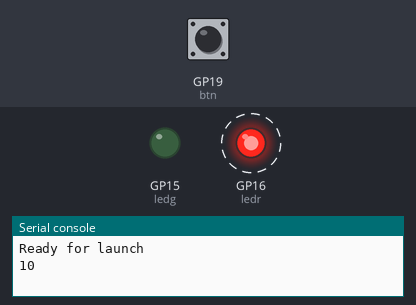
Bench run of a program on a simulated Raspberry Pi Pico running CircuitPython. Shown: output pins drawn as LEDs (lit = HIGH), the last lines printed to the serial console. Dashed ring = blinking. The test bench sets the inputs (shaded band); at power-on: GP19 (btn) HIGH. At 12.0 s the program ends and the board releases its pins; the recording ends there.

Above: at 0.1 s.
At 10.1 s:
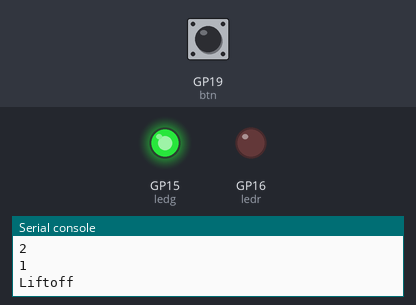
Timing chart, 0 to 12.0 s (numbered marks = the images above):
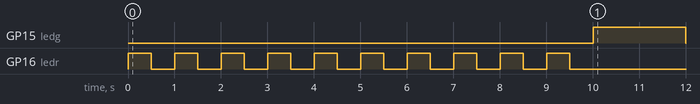

Measured:
- by itself, GP15 (ledg): LOW → HIGH at 10.0 s, → LOW 2.0 s later
- by itself, GP16 (ledr): alternates HIGH for 0.50 s and LOW for 0.50 s, 20 changes in all, then stays LOW

The program:

countdownbtn.py
```python
#type: ignore
#Zachary Siller E4 9/14/2023
# Trigger the countdown using a button

import time
import board
import digitalio
ledg=digitalio.DigitalInOut(board.GP15)
ledg.direction=digitalio.Direction.OUTPUT
ledr=digitalio.DigitalInOut(board.GP16)
ledr.direction=digitalio.Direction.OUTPUT
btn = digitalio.DigitalInOut(board.GP19)
btn.pull = digitalio.Pull.DOWN
btn.direction = digitalio.Direction.INPUT
print("Ready for launch")


while btn.value == False: #Always checks if button has been pressed or not
    pass #Allows loop to function without something in it

for x in range (10,0,-1): # 21-32 same as previous LED countdown
    print(x) # "-1" makes counter count down, excludes 0, so stops at 1
    ledr.value=True
    time.sleep(.5)
    ledr.value=False
    time.sleep(.5)

    if x <= 1:
        print("Liftoff")
        ledg.value=True
        time.sleep(2)
        ledg.value=False
```
